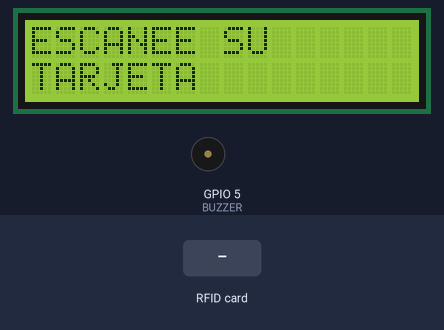
Bench run of a sketch on a simulated ESP32. Parts: 16×2 character LCD, buzzer (waves = sounding, pin HIGH). The test bench sets the inputs (shaded band). WiFi joins after 1.5 s; servers stay silent unless stated; uploads are accepted with an empty reply; what the sketch prints to the serial monitor is not drawn.

Above: at 2.8 s.
2.9 s: RFID card 5E 7A 19 C4 held to the reader
At 3.3 s:
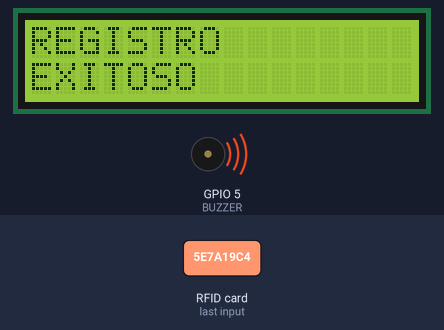
At 3.7 s:
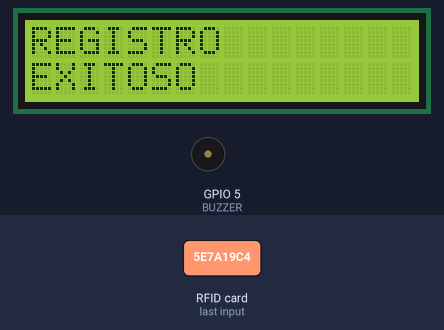
Timing chart, 0 to 5.9 s (numbered marks = the images above; inputs shaded):
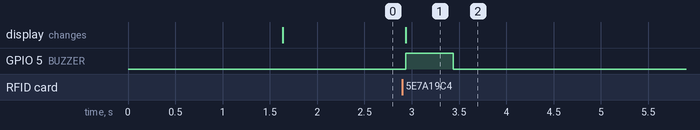

The sketch:

control_asistencia_rfid.ino
```cpp
#include <SPI.h> // Libreria SPI
#include <HTTPClient.h> //Liberia para conexion con el servidor
#include <MFRC522.h> // Libreria para el lector RFID
#include <WiFi.h> // Libreria para utilizar el modulo wifi del esp32
#include <Wire.h> // Libreria para pantalla LCD 16x2
#include <LiquidCrystal_PCF8574.h>


/*=====Definir las credenciales del modem=====*/
#define nombreSSID "Vitoi"
#define password "FamGarciaSosa"


const int RST_PIN = 22;          // pin reset
const int SS_PIN = 2;         // pin slave select
const int BUZZER = 5;         // pin buzzer

MFRC522 mfrc522(SS_PIN, RST_PIN);  // Crear objeto mfrc522 enviando los pines
LiquidCrystal_PCF8574 pantalla (0x27);


void setup() {
  Serial.begin(115200);
  /*=====Configuraciones para el RFID=====*/
  SPI.begin();      // Iniciar SPI
  mfrc522.PCD_Init();   // Iniciar el modulo lector

  /*=====Configuraciones para la conexion WiFi=====*/
  WiFi.begin(nombreSSID, password);
  Serial.println("Conectando al WIFI");
  while (WiFi.status() != WL_CONNECTED) {
    Serial.print(".");
    delay(300);
  }
  Serial.println();
  Serial.println("Conectado al WIFI");
  Serial.println("Conectado con la IP");
  Serial.println(WiFi.localIP());

  /*=====Configuraciones para el buzzer=====*/
  pinMode(BUZZER, OUTPUT);

  /*=====Configuraciones para la pantalla LCD=====*/
  Wire.begin(21, 4); //configurar PIN21 para SDA y PIN4 para SLC
  pantalla.begin(16, 2);
  pantalla.setBacklight(180);
  pantalla.setCursor(0, 0);
  pantalla.print("ESCANEE SU");
  pantalla.setCursor(0, 1);
  pantalla.print("TARJETA");
}

void loop() {

  // si no hay una tarjeta, retorna al loop
  if ( ! mfrc522.PICC_IsNewCardPresent()) {
    return;
  }

  // si no lee los datos de la tarjeta, retorna esperando otra tarjeta
  if ( ! mfrc522.PICC_ReadCardSerial()) {
    return;
  } else {
    mostrarMensaje();
  }

  String rfid = ""; // declarar para almacenar uid convertido en String para pasarlo al Servidor
  //convertir uid en string
  for (byte i = 0; i < mfrc522.uid.size; i++) {
    rfid += String(mfrc522.uid.uidByte[i], HEX);
  }

  Serial.println ("UID ES: " + rfid);
  String urlRegistrarUid = "http://192.168.1.166/controlasistencia/vistas/modulos/recibirUID.php";
  String urlRegistrarAsistencia = "http://192.168.1.166/controlasistencia/vistas/modulos/registrarAsistencia.php";

  Serial.print(urlRegistrarAsistencia);
  //llaamar a la funcion para enviar rfid al servidor con la url dependiendo si se guarda o se registra asistencia
  enviarAsistencia(rfid, urlRegistrarUid);
  enviarAsistencia(rfid, urlRegistrarAsistencia);
}


//funcion para enviar el rfid al servidor

void enviarAsistencia(String rfid, String url) {
  if (WiFi.status() == WL_CONNECTED) {

    HTTPClient http; // variable para usar libreria;
    String datos_a_enviar = "rfid=" + rfid;

    //Serial.println("Enviando datos: " + datos_a_enviar);
    http.begin(url); //indicamos la URL del servidor destino
    http.addHeader("Content-Type", "application/x-www-form-urlencoded");

    int codigo_respuesta = http.POST(datos_a_enviar);

    if (codigo_respuesta > 0) {
      Serial.println("CODIGO HTTP " + String(codigo_respuesta));

      if (codigo_respuesta == 200) {
        String cuerpo_respuestra = http.getString();
        Serial.println("el servidor respondio " + cuerpo_respuestra);
      } else {
        Serial.println("ERRIR el servidor NO respondio");
      }
    } else {
      Serial.println("no hay conexion con el servidor");
    }
    http.end();
    mfrc522.PICC_HaltA(); //Indica a la tarjeta que finaliza la comunicacio


  }
}


//funcion para sonar buzzer y mostrar mensajes en la pantalla LCD

void mostrarMensaje(){
    pantalla.clear();
    pantalla.setCursor(0, 0);
    pantalla.print("REGISTRO");
    pantalla.setCursor(0, 1);
    pantalla.print("EXITOSO");
    digitalWrite(BUZZER, HIGH);
    delay(500);
    digitalWrite(BUZZER, LOW);
    delay(4000);
    pantalla.clear();
    pantalla.setCursor(0, 0);
    pantalla.print("ESCANEE SU");
    pantalla.setCursor(0, 1);
    pantalla.print("TARJETA");
}
```

Measured:
- after the input at 2.9 s, GPIO 5 (BUZZER): LOW → HIGH at once, → LOW 0.50 s later; the display: changes at once (image 1)
